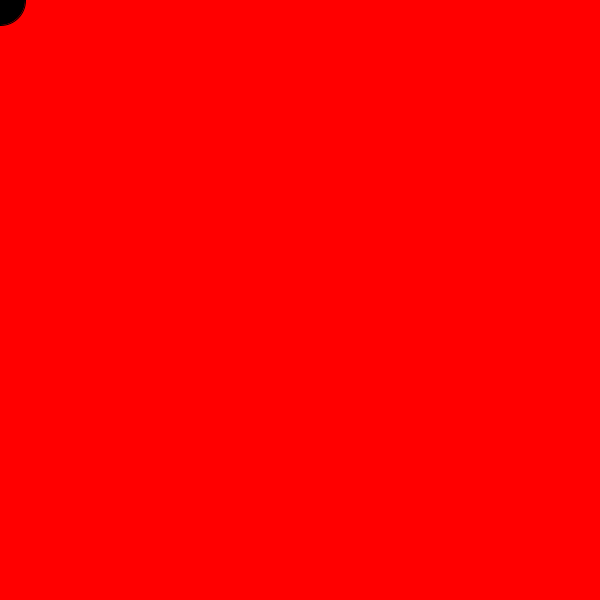
Frame 1 (no input)
Frame 60 (the mouse pressed at the canvas centre just before this capture): identical to frame 1, image omitted
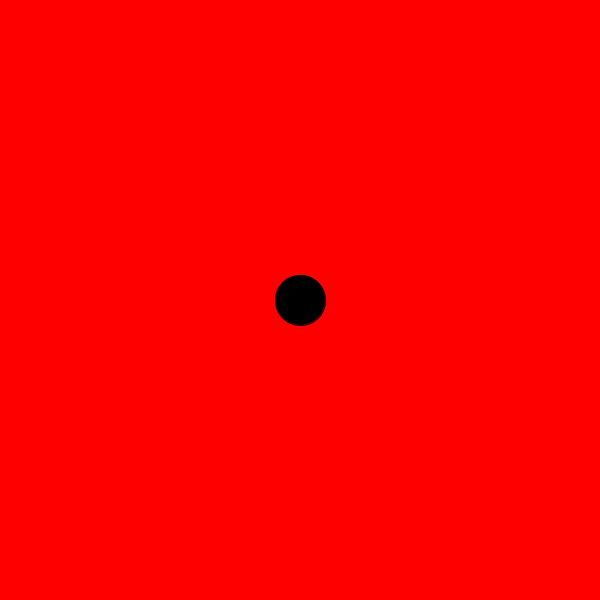
Frame 120 (the mouse held since frame 60 and released just before this capture)

The Processing sketch that drew these frames (run headless with seeded random() and noise(); from frame 60 on, the mouse is pressed at the canvas centre):

// Processing sketch: proc_intro
// ── proc_intro.pde

void setup()
{
  size(600, 600);
}

void draw()
{
  background(255, 0, 0);
  fill(0, 0, 0);
  circle(mouseX, mouseY, 50);
}
